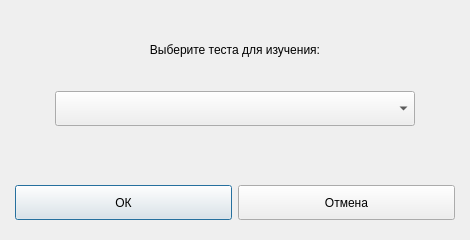
<?xml version="1.0" encoding="UTF-8"?>
<ui version="4.0">
 <class>LearningTestSelectingDialog</class>
 <widget class="QDialog" name="LearningTestSelectingDialog">
  <property name="windowModality">
   <enum>Qt::ApplicationModal</enum>
  </property>
  <property name="geometry">
   <rect>
	<x>0</x>
	<y>0</y>
	<width>470</width>
	<height>240</height>
   </rect>
  </property>
  <property name="sizePolicy">
   <sizepolicy hsizetype="Expanding" vsizetype="Expanding">
	<horstretch>0</horstretch>
	<verstretch>0</verstretch>
   </sizepolicy>
  </property>
  <property name="minimumSize">
   <size>
	<width>470</width>
	<height>240</height>
   </size>
  </property>
  <property name="maximumSize">
   <size>
	<width>470</width>
	<height>240</height>
   </size>
  </property>
  <property name="windowTitle">
   <string>Dialog</string>
  </property>
  <property name="styleSheet">
   <string notr="true">QDialog {
  background-color: #ffffff;
  border: 5px solid #c9c9c9;
  border-radius: 5px;
}
QDialog &gt; QLabel
{
  font-size: 16px;
  font-family: Arial, sans-serif;
  font-weight: bold;
  color: #60616f;
  text-align: center;
}

QDialog &gt; QPushButton {

  font-size: 16px;
  font-family: Arial, sans-serif;
  font-weight: bold;
  color: #60616f;
  text-align: center;

  border: none;
  border-radius: 10px;
  
  background-color:   qlineargradient(spread:reflect, x1:0.471, y1:0, x2:0.465, y2:1, stop:0.465909 rgba(247, 248, 250, 255), stop:1 rgba(227, 228, 232, 255))
}
QDialog &gt; QPushButton:hover {
  background-color: #c6e4f0;
}
QDialog &gt; QPushButton:pressed {
  padding-top: 1px;
  background-color: qlineargradient(spread:reflect, x1:0.482, y1:1, x2:0.505, y2:0, stop:0.465909 rgba(247, 248, 250, 255), stop:1 rgba(227, 228, 232, 255))
}


QComboBox {
  border: 2px solid #e6e6e9;
  border-radius: 5px;
  background-color: qlineargradient(spread:pad, x1:0.511, y1:0, x2:0.510955, y2:1, stop:0   rgba(255, 255, 255, 255), stop:0.943182 rgba(245, 246, 249, 255));
  padding-left: 10px;

  font-size: 16px;
  font-family: Arial, sans-serif;
  font-weight: bold;
  color: #878787;

}
QComboBox::down-arrow {
  border: none;
  border-radius: 5px;
  background-color: qlineargradient(spread:pad, x1:0.511, y1:0, x2:0.510955, y2:1, stop:0   rgba(255, 255, 255, 255), stop:0.943182 rgba(245, 246, 249, 255));
  image: url(:/icons/icons/downArrow.png);
}
QComboBox::drop-down {
  width: 25px;
  border: none;
  border-radius: 0px;
  background-color: qlineargradient(spread:pad, x1:0.511, y1:0, x2:0.510955, y2:1, stop:0   rgba(255, 255, 255, 255), stop:0.943182 rgba(245, 246, 249, 255));
  border-left: 2px solid #d6d7da;
  margin: 4px 0px;
  image: url(:/icons/icons/downArrow.png);

}
QComboBox:hover {
  background-color: qlineargradient(spread:pad, x1:0.511, y1:0, x2:0.510955, y2:1, stop:0   rgba(255, 255, 255, 255), stop:0.943182 rgba(245, 246, 249, 255));
  border-radius: 5px;
}

QComboBox QAbstractItemView, QComboBox QAbstractItemView::item  {
  background-color: qlineargradient(spread:pad, x1:0.511, y1:0, x2:0.510955, y2:1, stop:0   rgba(255, 255, 255, 255), stop:0.943182 rgba(245, 246, 249, 255));
  border: 1px solid #ecedef;
  border-radius: 5px;
  padding-left: 10px;
  selection-background-color: #c6e4f0;

 }

QComboBox QAbstractItemView::item:hover  {
  background-color: #c6e4f0;
  selection-background-color: #c6e4f0;
 }</string>
  </property>
  <property name="sizeGripEnabled">
   <bool>false</bool>
  </property>
  <property name="modal">
   <bool>true</bool>
  </property>
  <layout class="QGridLayout" name="gridLayout">
   <property name="leftMargin">
	<number>15</number>
   </property>
   <property name="topMargin">
	<number>20</number>
   </property>
   <property name="rightMargin">
	<number>15</number>
   </property>
   <property name="bottomMargin">
	<number>20</number>
   </property>
   <item row="1" column="0" colspan="2">
	<widget class="QLabel" name="label">
	 <property name="text">
	  <string>Выберите теста для изучения:</string>
	 </property>
	 <property name="alignment">
	  <set>Qt::AlignCenter</set>
	 </property>
	</widget>
   </item>
   <item row="7" column="0">
	<widget class="QPushButton" name="okPushButton">
	 <property name="sizePolicy">
	  <sizepolicy hsizetype="Expanding" vsizetype="Fixed">
	   <horstretch>0</horstretch>
	   <verstretch>0</verstretch>
	  </sizepolicy>
	 </property>
	 <property name="minimumSize">
	  <size>
	   <width>0</width>
	   <height>35</height>
	  </size>
	 </property>
	 <property name="maximumSize">
	  <size>
	   <width>16777215</width>
	   <height>35</height>
	  </size>
	 </property>
	 <property name="text">
	  <string>ОК</string>
	 </property>
	</widget>
   </item>
   <item row="0" column="0">
	<spacer name="verticalSpacer_2">
	 <property name="orientation">
	  <enum>Qt::Vertical</enum>
	 </property>
	 <property name="sizeType">
	  <enum>QSizePolicy::Maximum</enum>
	 </property>
	 <property name="sizeHint" stdset="0">
	  <size>
	   <width>20</width>
	   <height>30</height>
	  </size>
	 </property>
	</spacer>
   </item>
   <item row="5" column="0">
	<spacer name="verticalSpacer">
	 <property name="orientation">
	  <enum>Qt::Vertical</enum>
	 </property>
	 <property name="sizeType">
	  <enum>QSizePolicy::Maximum</enum>
	 </property>
	 <property name="sizeHint" stdset="0">
	  <size>
	   <width>20</width>
	   <height>60</height>
	  </size>
	 </property>
	</spacer>
   </item>
   <item row="2" column="0">
	<spacer name="verticalSpacer_3">
	 <property name="orientation">
	  <enum>Qt::Vertical</enum>
	 </property>
	 <property name="sizeType">
	  <enum>QSizePolicy::Maximum</enum>
	 </property>
	 <property name="sizeHint" stdset="0">
	  <size>
	   <width>20</width>
	   <height>35</height>
	  </size>
	 </property>
	</spacer>
   </item>
   <item row="4" column="0" colspan="2">
	<widget class="QWidget" name="widget" native="true">
	 <layout class="QHBoxLayout" name="horizontalLayout">
	  <property name="spacing">
	   <number>0</number>
	  </property>
	  <property name="leftMargin">
	   <number>40</number>
	  </property>
	  <property name="topMargin">
	   <number>0</number>
	  </property>
	  <property name="rightMargin">
	   <number>40</number>
	  </property>
	  <property name="bottomMargin">
	   <number>0</number>
	  </property>
	  <item>
	   <widget class="QComboBox" name="testSelectingComboBox">
		<property name="sizePolicy">
		 <sizepolicy hsizetype="Expanding" vsizetype="Fixed">
		  <horstretch>0</horstretch>
		  <verstretch>0</verstretch>
		 </sizepolicy>
		</property>
		<property name="minimumSize">
		 <size>
		  <width>0</width>
		  <height>35</height>
		 </size>
		</property>
		<property name="maximumSize">
		 <size>
		  <width>16777215</width>
		  <height>35</height>
		 </size>
		</property>
	   </widget>
	  </item>
	 </layout>
	</widget>
   </item>
   <item row="7" column="1">
	<widget class="QPushButton" name="canselPushButton">
	 <property name="sizePolicy">
	  <sizepolicy hsizetype="Expanding" vsizetype="Fixed">
	   <horstretch>0</horstretch>
	   <verstretch>0</verstretch>
	  </sizepolicy>
	 </property>
	 <property name="minimumSize">
	  <size>
	   <width>0</width>
	   <height>35</height>
	  </size>
	 </property>
	 <property name="maximumSize">
	  <size>
	   <width>16777215</width>
	   <height>35</height>
	  </size>
	 </property>
	 <property name="text">
	  <string>Отмена</string>
	 </property>
	</widget>
   </item>
  </layout>
 </widget>
 <resources/>
 <connections/>
</ui>
